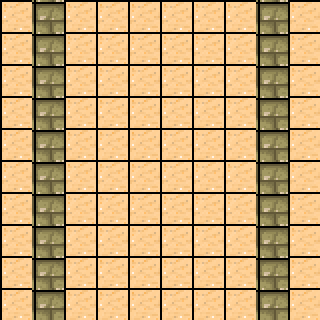

Below is a game level as drawn by its tile map, then a one-line description and the .tmx file that defines it, in full:
An orthogonal 10x10 tile map with 32x32 px tiles, 1 tile layer (Tile Layer 1).

<map version="1.0" tiledversion="1.0.2" orientation="orthogonal" renderorder="right-down" width="10" height="10" tilewidth="32" tileheight="32" nextobjectid="1">
 <tileset firstgid="1" source="test.tsx" />
 <layer name="Tile Layer 1" width="10" height="10">
  <data encoding="csv">
1,35,1,1,1,1,1,1,35,1,
1,35,1,1,1,1,1,1,35,1,
1,35,1,1,1,1,1,1,35,1,
1,35,1,1,1,1,1,1,35,1,
1,35,1,1,1,1,1,1,35,1,
1,35,1,1,1,1,1,1,35,1,
1,35,1,1,1,1,1,1,35,1,
1,35,1,1,1,1,1,1,35,1,
1,35,1,1,1,1,1,1,35,1,
1,35,1,1,1,1,1,1,35,1
</data>
 </layer>
</map>
